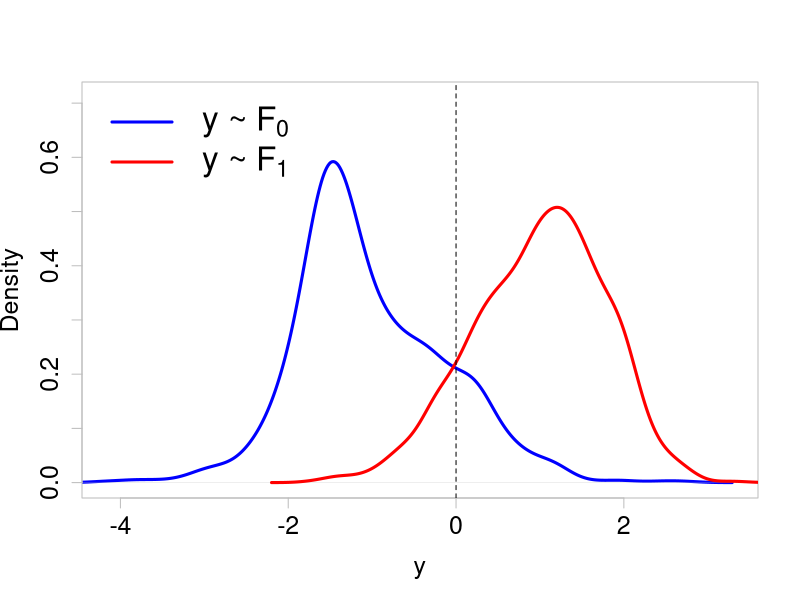

This chart was generated by the following R code:
# mixture.R
set.seed(42)

N = 1000
m0 = c(.5, 1, 1.5) * -1
m1 = c(.5, 1, 1.5)
s0 = runif(3, 0, 1)
s1 = runif(3, 0, 1)

x0 = rnorm(N, m0, s0)
x1 = rnorm(N, m1, s1)

den.x0 = density(x0)
den.x1 = density(x1)
h = max(den.x0$y, den.x1$y) * 1.2

pdf('mixture.pdf')
plot(den.x0, lwd=3, xlim=range(x0,x1), ylim=c(0,h), col='blue',
     fg='grey', cex.axis=1.5, cex.lab=1.5, main='', xlab='y')
lines(den.x1, lwd=3, col='red')
abline(v=0, lty=2)
legend("topleft", legend=c(expression(y~"~"~F[0]),expression(y~"~"~F[1])),
       col=c('blue', 'red'), lwd=3, cex=2, bty='n')
dev.off()
